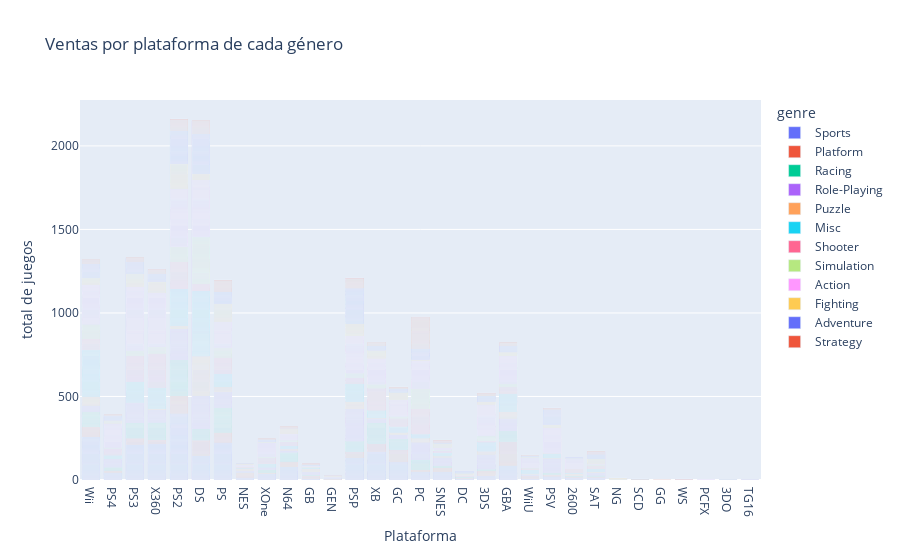

The code cell stored with this chart in its notebook:
### Code cell
df_games3=df_games2.groupby("platform")["genre"].count()

df_games3
fig = px.bar(df_games, x="platform", color="genre", title="Ventas por plataforma de cada género")
fig.update_layout(xaxis_title = 'Plataforma' , yaxis_title= 'total de juegos')
fig.show()

### Figure 1 — Plotly figure (JSON) as saved in the notebook; plotly's stock layout.template omitted (floating-point values rounded to 4 significant figures; data arrays with more than 128 entries replaced by an {"elided": "..."} marker saying what was removed)
{"data": [{"alignmentgroup": "True", "hovertemplate": "genre=Sports<br>platform=%{x}<br>count=%{y}<extra></extra>", "legendgroup": "Sports", "marker": {"color": "#636efa", "pattern": {"shape": ""}}, "name": "Sports", "offsetgroup": "Sports", "orientation": "v", "showlegend": true, "textposition": "auto", "type": "bar", "x": {"elided": "2348 str values"}, "xaxis": "x", "y": {"elided": "2348 int values"}, "yaxis": "y"}, {"alignmentgroup": "True", "hovertemplate": "genre=Platform<br>platform=%{x}<br>count=%{y}<extra></extra>", "legendgroup": "Platform", "marker": {"color": "#EF553B", "pattern": {"shape": ""}}, "name": "Platform", "offsetgroup": "Platform", "orientation": "v", "showlegend": true, "textposition": "auto", "type": "bar", "x": {"elided": "888 str values"}, "xaxis": "x", "y": {"elided": "888 int values"}, "yaxis": "y"}, {"alignmentgroup": "True", "hovertemplate": "genre=Racing<br>platform=%{x}<br>count=%{y}<extra></extra>", "legendgroup": "Racing", "marker": {"color": "#00cc96", "pattern": {"shape": ""}}, "name": "Racing", "offsetgroup": "Racing", "orientation": "v", "showlegend": true, "textposition": "auto", "type": "bar", "x": {"elided": "1249 str values"}, "xaxis": "x", "y": {"elided": "1249 int values"}, "yaxis": "y"}, {"alignmentgroup": "True", "hovertemplate": "genre=Role-Playing<br>platform=%{x}<br>count=%{y}<extra></extra>", "legendgroup": "Role-Playing", "marker": {"color": "#ab63fa", "pattern": {"shape": ""}}, "name": "Role-Playing", "offsetgroup": "Role-Playing", "orientation": "v", "showlegend": true, "textposition": "auto", "type": "bar", "x": {"elided": "1498 str values"}, "xaxis": "x", "y": {"elided": "1498 int values"}, "yaxis": "y"}, {"alignmentgroup": "True", "hovertemplate": "genre=Puzzle<br>platform=%{x}<br>count=%{y}<extra></extra>", "legendgroup": "Puzzle", "marker": {"color": "#FFA15A", "pattern": {"shape": ""}}, "name": "Puzzle", "offsetgroup": "Puzzle", "orientation": "v", "showlegend": true, "textposition": "auto", "type": "bar", "x": {"elided": "580 str values"}, "xaxis": "x", "y": {"elided": "580 int values"}, "yaxis": "y"}, {"alignmentgroup": "True", "hovertemplate": "genre=Misc<br>platform=%{x}<br>count=%{y}<extra></extra>", "legendgroup": "Misc", "marker": {"color": "#19d3f3", "pattern": {"shape": ""}}, "name": "Misc", "offsetgroup": "Misc", "orientation": "v", "showlegend": true, "textposition": "auto", "type": "bar", "x": {"elided": "1750 str values"}, "xaxis": "x", "y": {"elided": "1750 int values"}, "yaxis": "y"}, {"alignmentgroup": "True", "hovertemplate": "genre=Shooter<br>platform=%{x}<br>count=%{y}<extra></extra>", "legendgroup": "Shooter", "marker": {"color": "#FF6692", "pattern": {"shape": ""}}, "name": "Shooter", "offsetgroup": "Shooter", "orientation": "v", "showlegend": true, "textposition": "auto", "type": "bar", "x": {"elided": "1323 str values"}, "xaxis": "x", "y": {"elided": "1323 int values"}, "yaxis": "y"}, {"alignmentgroup": "True", "hovertemplate": "genre=Simulation<br>platform=%{x}<br>count=%{y}<extra></extra>", "legendgroup": "Simulation", "marker": {"color": "#B6E880", "pattern": {"shape": ""}}, "name": "Simulation", "offsetgroup": "Simulation", "orientation": "v", "showlegend": true, "textposition": "auto", "type": "bar", "x": {"elided": "873 str values"}, "xaxis": "x", "y": {"elided": "873 int values"}, "yaxis": "y"}, {"alignmentgroup": "True", "hovertemplate": "genre=Action<br>platform=%{x}<br>count=%{y}<extra></extra>", "legendgroup": "Action", "marker": {"color": "#FF97FF", "pattern": {"shape": ""}}, "name": "Action", "offsetgroup": "Action", "orientation": "v", "showlegend": true, "textposition": "auto", "type": "bar", "x": {"elided": "3369 str values"}, "xaxis": "x", "y": {"elided": "3369 int values"}, "yaxis": "y"}, {"alignmentgroup": "True", "hovertemplate": "genre=Fighting<br>platform=%{x}<br>count=%{y}<extra></extra>", "legendgroup": "Fighting", "marker": {"color": "#FECB52", "pattern": {"shape": ""}}, "name": "Fighting", "offsetgroup": "Fighting", "orientation": "v", "showlegend": true, "textposition": "auto", "type": "bar", "x": {"elided": "849 str values"}, "xaxis": "x", "y": {"elided": "849 int values"}, "yaxis": "y"}, {"alignmentgroup": "True", "hovertemplate": "genre=Adventure<br>platform=%{x}<br>count=%{y}<extra></extra>", "legendgroup": "Adventure", "marker": {"color": "#636efa", "pattern": {"shape": ""}}, "name": "Adventure", "offsetgroup": "Adventure", "orientation": "v", "showlegend": true, "textposition": "auto", "type": "bar", "x": {"elided": "1303 str values"}, "xaxis": "x", "y": {"elided": "1303 int values"}, "yaxis": "y"}, {"alignmentgroup": "True", "hovertemplate": "genre=Strategy<br>platform=%{x}<br>count=%{y}<extra></extra>", "legendgroup": "Strategy", "marker": {"color": "#EF553B", "pattern": {"shape": ""}}, "name": "Strategy", "offsetgroup": "Strategy", "orientation": "v", "showlegend": true, "textposition": "auto", "type": "bar", "x": {"elided": "683 str values"}, "xaxis": "x", "y": {"elided": "683 int values"}, "yaxis": "y"}], "layout": {"barmode": "relative", "legend": {"title": {"text": "genre"}, "tracegroupgap": 0}, "title": {"text": "Ventas por plataforma de cada género"}, "xaxis": {"anchor": "y", "domain": [0, 1], "title": {"text": "Plataforma"}}, "yaxis": {"anchor": "x", "domain": [0, 1], "title": {"text": "total de juegos"}}}}
